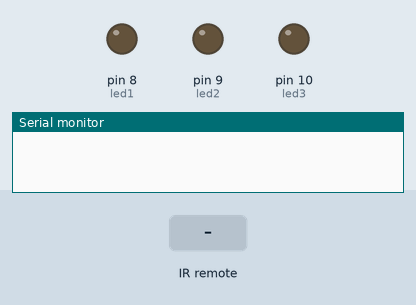
The sketch below on a simulated Arduino Uno, built with avr-gcc and run on an emulated ATmega328P. On the bench: output pins drawn as LEDs (lit = HIGH), the last lines printed to the serial monitor. The test bench sets the inputs (shaded band).

Above: at 1.2 s.
1.3 s: infrared code 0xFF6897 received
At 1.9 s:
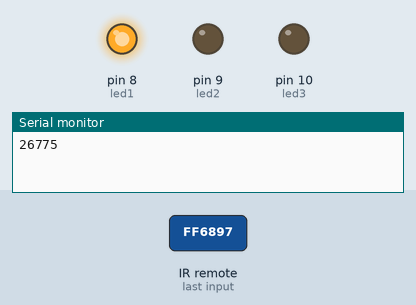
2.8 s: infrared code 0xFF9867 received
At 4.0 s:
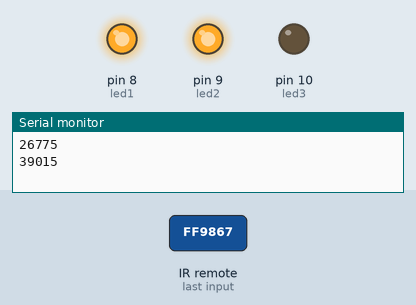
4.3 s: infrared code 0xFFB04F received
At 5.3 s:
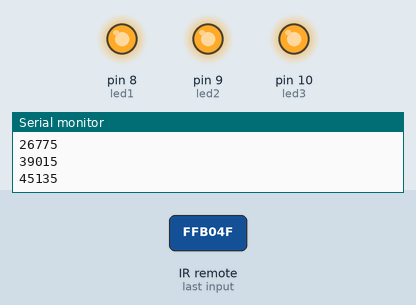
5.8 s: infrared code 0xFF6897 received
At 6.5 s:
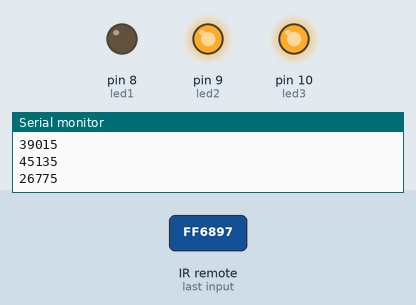
7.3 s: infrared code 0xFF9867 received
At 7.6 s:
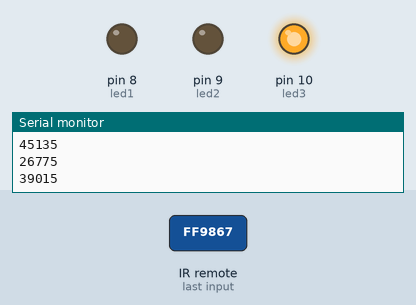
Timing chart, 0 to 9.8 s (numbered marks = the images above; inputs shaded):
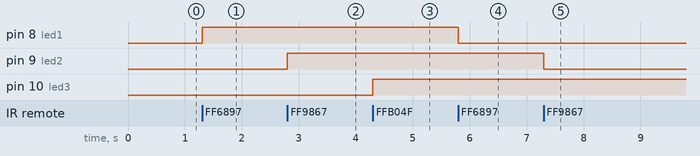

The sketch:

Control_leds_with_ir.ino
```cpp
/*
source: www.electroschematics.com
You'll need to change the led pins and the codes
accordingly to your configuration and IR remote
*/

#include <IRremote.h>

const int RECV_PIN = 7; // the pin where you connect the output pin of TSOP4838
int led1 = 8;
int led2 = 9;
int led3 = 10;
int itsONled[] = {0,0,0,0};
/* the initial state of LEDs is OFF (zero)
the first zero must remain zero but you can
change the others to 1's if you want a certain
led to light when the board is powered */
#define code1  16738455 // code received from button A
#define code2  16750695 // code received from button B
#define code3  16756815 // code received from button C
#define code4
IRrecv irrecv(RECV_PIN);

decode_results results;

void setup(){
  Serial.begin(9600);   // you can comment this line
  irrecv.enableIRIn();  // Start the receiver
  pinMode(led1, OUTPUT);
  pinMode(led2, OUTPUT);
  pinMode(led3, OUTPUT);
}

void loop() {
  if (irrecv.decode(&results)) {
    unsigned int value = results.value;
    switch(value) {
       case code1:
         if(itsONled[1] == 1) {        // if first led is on then
            digitalWrite(led1, LOW);   // turn it off when button is pressed
            itsONled[1] = 0;           // and set its state as off
         } else {                      // else if first led is off
             digitalWrite(led1, HIGH); // turn it on when the button is pressed
             itsONled[1] = 1;          // and set its state as on
         }
          break;
       case code2:
         if(itsONled[2] == 1) {
            digitalWrite(led2, LOW);
            itsONled[2] = 0;
         } else {
             digitalWrite(led2, HIGH);
             itsONled[2] = 1;
         }
          break;
       case code3:
         if(itsONled[3] == 1) {
            digitalWrite(led3, LOW);
            itsONled[3] = 0;
         } else {
             digitalWrite(led3, HIGH);
             itsONled[3] = 1;
         }
          break;
    }
    Serial.println(value); // you can comment this line
    irrecv.resume(); // Receive the next value
  }
}
```

Measured:
- after the input at 1.3 s, pin 8 (led1): LOW → HIGH at once
- after the input at 2.8 s, pin 9 (led2): LOW → HIGH at once
- after the input at 4.3 s, pin 10 (led3): LOW → HIGH at once
- after the input at 5.8 s, pin 8 (led1): HIGH → LOW at once
- after the input at 7.3 s, pin 9 (led2): HIGH → LOW at once
